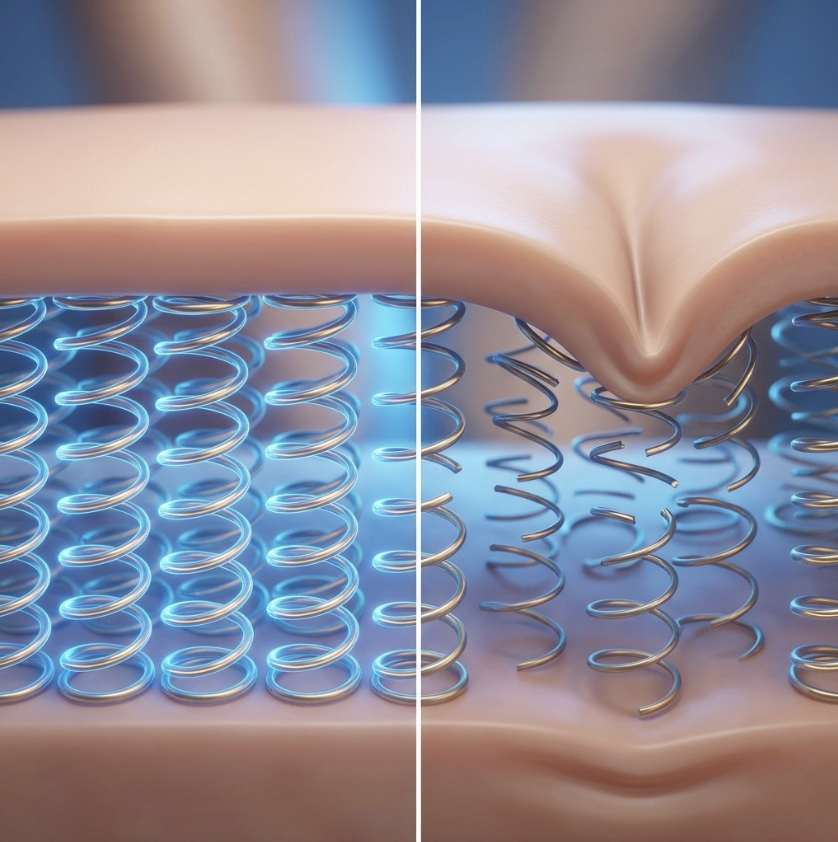
#> input picture retinol_base_10.jpg, 838 x 842 px, found by its file name
$ python generate_retinol10_all.py
#> lines starting #> are read from the running program, lines starting #| are printed output that depends on the picture
#!/usr/bin/env python3
import csv as _csv
import re
from PIL import Image, ImageDraw, ImageFont
from pathlib import Path

BASE    = Path("/Users/lunahansen/Desktop/Claude ads/retinol_base_10.jpg")
OUT_DIR = Path("/Users/lunahansen/Desktop/Claude ads/output/retinol_10")
OUT_DIR.mkdir(parents=True, exist_ok=True)

FONT_BOLD = "/Users/lunahansen/Desktop/Claude ads/OpenSans-Bold-700.ttf"
FONT_REG  = "/Users/lunahansen/Desktop/Claude ads/OpenSans-Regular.ttf"

DARK  = (15, 15, 15)
WHITE = (255, 255, 255)

IMG_W = 838

BOX_PAD_X     = 18
BOX_PAD_Y     = 14
HL_TOP        = 55
BOX_RADIUS    = 14
MAX_W_HL      = 760
HEADLINE_SIZE = 40
LINE_SPACING  = 20

REVIEWS = []
with open(Path(__file__).parent / "reviews_retinol.csv", newline='', encoding='utf-8') as _f:
#> (reads reviews_retinol.csv from the repository)
    for _r in _csv.DictReader(_f):
        parts = [p for p in [_r["headline"], _r["subheadline"]] if p.strip()]
        REVIEWS.append({
            "combined": " ".join(parts),
            "out":      _r["out"],
        })

def parse_segments(text):
    segments = []
    for part in re.split(r'(\*\*.*?\*\*)', text):
        if part.startswith('**') and part.endswith('**'):
            for w in part[2:-2].split(' '):
                if w: segments.append((w, True))
        else:
            for w in part.split(' '):
                if w: segments.append((w, False))
    return segments

def wrap_segments(draw, segments, font_reg, font_bold, max_width):
    lines, current_line, current_w = [], [], 0
    for word, bold in segments:
        font = font_bold if bold else font_reg
        word_w = draw.textlength(word, font=font)
        space_w = draw.textlength(' ', font=font)
        needed = (space_w + word_w) if current_line else word_w
        if current_w + needed > max_width and current_line:
            lines.append(current_line)
            current_line, current_w = [(word, bold)], word_w
        else:
            current_line.append((word, bold))
            current_w += needed
    if current_line:
        lines.append(current_line)
    return lines

def line_width(draw, line_segs, font_reg, font_bold):
    lw = sum(draw.textlength(w, font=(font_bold if b else font_reg)) for w, b in line_segs)
    lw += sum(draw.textlength(' ', font=(font_bold if b else font_reg))
              for j, (w, b) in enumerate(line_segs) if j < len(line_segs)-1)
    return lw

def line_height(draw, line_segs, font_reg, font_bold):
    return max((draw.textbbox((0,0), w, font=(font_bold if b else font_reg), anchor="lt")[3] -
                draw.textbbox((0,0), w, font=(font_bold if b else font_reg), anchor="lt")[1]
                for w, b in line_segs), default=0)

def draw_rounded_rect(draw, x0, y0, x1, y1, radius, fill):
    draw.rectangle([x0 + radius, y0, x1 - radius, y1], fill=fill)
    draw.rectangle([x0, y0 + radius, x1, y1 - radius], fill=fill)
    draw.ellipse([x0, y0, x0 + radius*2, y0 + radius*2], fill=fill)
    draw.ellipse([x1 - radius*2, y0, x1, y0 + radius*2], fill=fill)
    draw.ellipse([x0, y1 - radius*2, x0 + radius*2, y1], fill=fill)
    draw.ellipse([x1 - radius*2, y1 - radius*2, x1, y1], fill=fill)

for r in REVIEWS:
    img = Image.open(BASE)
#> img is the input picture: PIL image 838x842 RGBA; mean R, G, B, A 143.7, 141.1, 154, 255
    icc = img.info.get("icc_profile")
    img = img.convert("RGB")
#> img: PIL image 838x842 RGB
    draw = ImageDraw.Draw(img)

    font_reg  = ImageFont.truetype(FONT_REG,  size=HEADLINE_SIZE)
    font_bold = ImageFont.truetype(FONT_BOLD, size=HEADLINE_SIZE)
    segments  = parse_segments(r["combined"])
    lines     = wrap_segments(draw, segments, font_reg, font_bold, MAX_W_HL)
#> lines = 3 items

    # First pass: per-line white backgrounds
    y = HL_TOP
    for line_segs in lines:
        lw = line_width(draw, line_segs, font_reg, font_bold)
        lh = line_height(draw, line_segs, font_reg, font_bold)
        x0 = (IMG_W - lw) // 2 - BOX_PAD_X
        x1 = (IMG_W + lw) // 2 + BOX_PAD_X
        draw_rounded_rect(draw, x0, y - BOX_PAD_Y, x1, y + lh + BOX_PAD_Y + 14, BOX_RADIUS, WHITE)
        y += lh + LINE_SPACING
#> this loop made 3 passes
#> (lw, lh, x0, x1, y) on passes 1 to 3: (616.8, 43, 92, 745, 118), (589.3, 38, 106, 731, 176), (612.8, 38, 94, 743, 234)
#> after the loop, y = 234

    # Second pass: draw text
    y = HL_TOP
    for line_segs in lines:
        lh = line_height(draw, line_segs, font_reg, font_bold)
        lw = line_width(draw, line_segs, font_reg, font_bold)
        x = (IMG_W - lw) // 2
        for j, (word, bold) in enumerate(line_segs):
            font = font_bold if bold else font_reg
            draw.text((x, y), word, font=font, fill=DARK)
            word_w = draw.textlength(word, font=font)
            if j < len(line_segs) - 1:
                x += word_w + draw.textlength(' ', font=font)
        y += lh + LINE_SPACING
#> this loop made 3 passes
#> (lh, lw, y) on passes 1 to 3: (43, 616.8, 118), (38, 589.3, 176), (38, 612.8, 234)
#> after the loop, y = 234

    out_path = OUT_DIR / r["out"]
    save_kwargs = {"quality": 100, "subsampling": 0}
    if icc:
        save_kwargs["icc_profile"] = icc
    img.save(out_path, **save_kwargs)
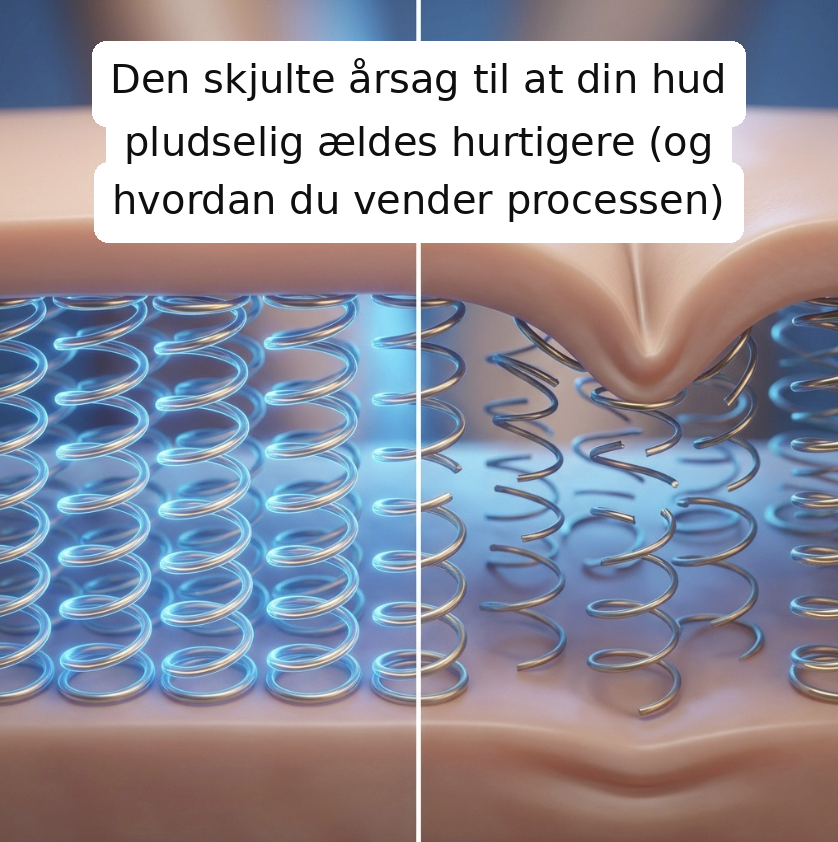
#> saved as 1_retinol_1.jpg: PIL image 838x842 RGB; mean R, G, B 149.9, 149.7, 162.3
    print(f"Saved: {out_path}")

print(f"\nDone! {len(REVIEWS)} images saved to {OUT_DIR}")
